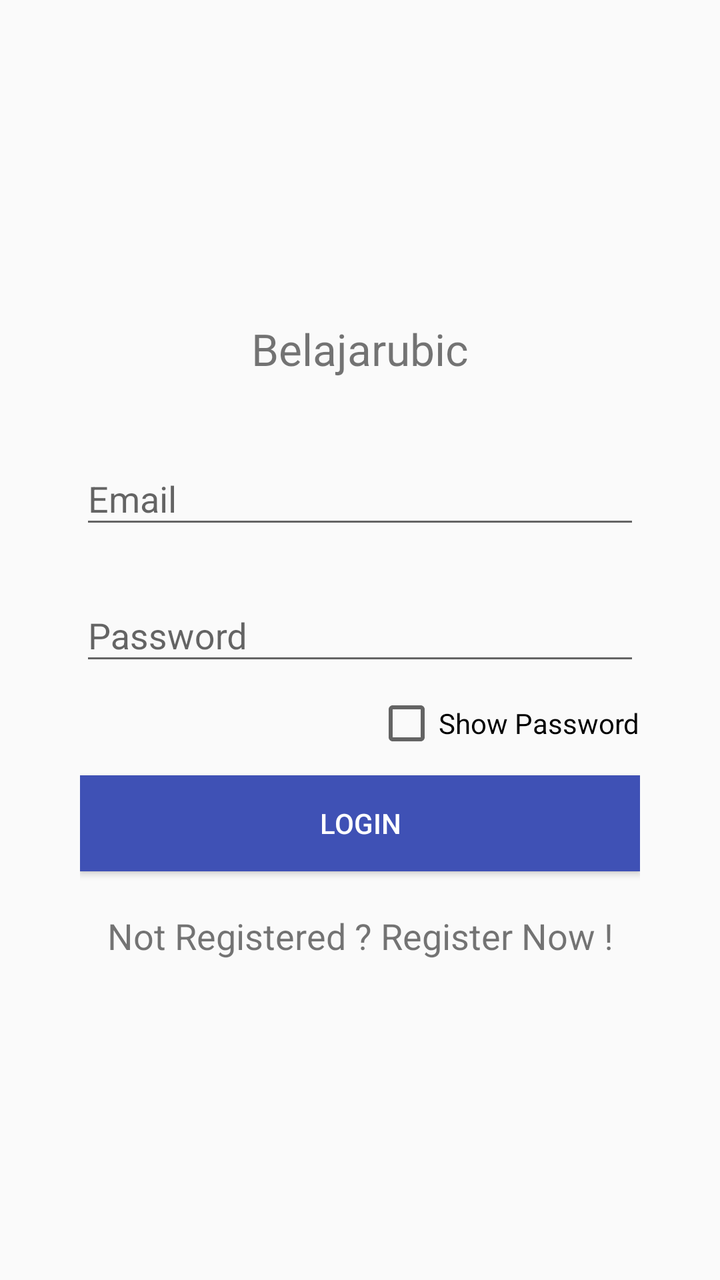
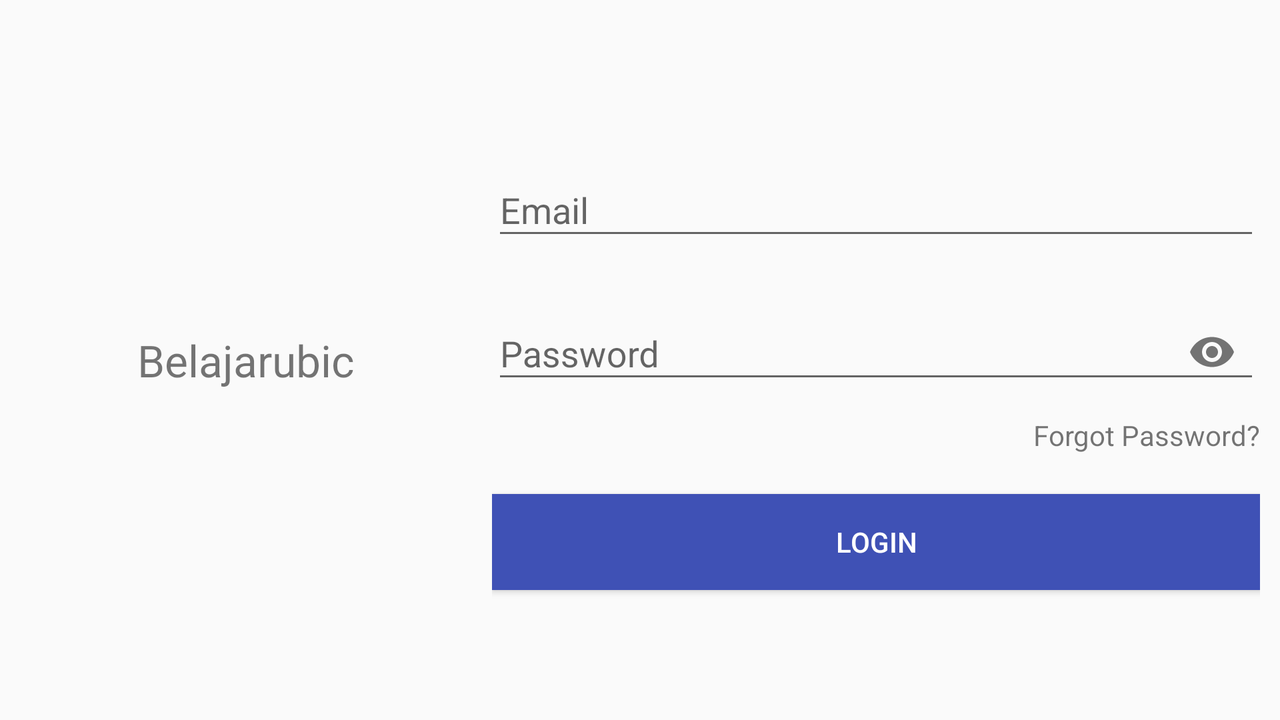

An Android layout and its configuration variant, each rendered on a device that would load it. The default file and the variant file are quoted in full after the pictures.
<!-- AndroidManifest.xml: application theme AppTheme -->
<!-- res/layout/activity_login.xml -->
<?xml version="1.0" encoding="utf-8"?>
<LinearLayout xmlns:android="http://schemas.android.com/apk/res/android"
    android:orientation="vertical"
    android:layout_marginLeft="40dp"
    android:layout_marginRight="40dp"
    android:gravity="center"
    android:layout_width="match_parent"
    android:layout_height="match_parent"
    android:scrollbars="vertical">

    <TextView
        android:text="Belajarubic"
        android:textSize="22sp"
        android:textAlignment="center"
        android:layout_marginBottom="20dp"
        android:layout_width="wrap_content"
        android:layout_height="wrap_content" />

    <android.support.design.widget.TextInputLayout
        android:layout_marginTop="8dp"
        android:layout_marginBottom="8dp"
        android:layout_width="match_parent"
        android:layout_height="wrap_content">

        <EditText
            android:hint="Email"
            android:id="@+id/emailLogin"
            android:drawableRight="@drawable/ic_email"
            android:inputType="textEmailAddress"
            android:layout_width="match_parent"
            android:layout_height="wrap_content" />

    </android.support.design.widget.TextInputLayout>

    <android.support.design.widget.TextInputLayout
        android:layout_marginTop="8dp"
        android:layout_marginBottom="8dp"
        android:layout_width="match_parent"
        android:layout_height="wrap_content">

        <EditText
            android:hint="Password"
            android:id="@+id/passwordLogin"
            android:drawableRight="@drawable/ic_key"
            android:inputType="textPassword"
            android:layout_width="match_parent"
            android:layout_height="wrap_content" />

    </android.support.design.widget.TextInputLayout>

    <CheckBox
        android:id="@+id/checkBox"
        android:layout_width="wrap_content"
        android:layout_height="wrap_content"
        android:layout_alignParentRight="true"
        android:layout_gravity="right"
        android:text="Show Password" />

    <android.support.v7.widget.AppCompatButton
        android:id="@+id/submitLogin"
        android:text="Login"
        android:background="@color/colorPrimary"
        android:textColor="@android:color/white"
        android:layout_width="match_parent"
        android:layout_marginTop="10dp"
        android:layout_height="wrap_content"/>

    <TextView
        android:layout_marginTop="20dp"
        android:textSize="18dp"
        android:textAlignment="center"
        android:id="@+id/clickRegist"
        android:clickable="true"
        android:layout_width="match_parent"
        android:layout_height="wrap_content"
        android:text="@string/btn_link_signup" />


</LinearLayout>
<!-- resources referenced by this layout -->
<resources>
  <color name="colorPrimary">#3f51b5</color>
  <string name="btn_link_signup">Not Registered ? Register Now !</string>
  <style name="AppTheme" parent="Theme.AppCompat.Light.NoActionBar">
          
          <item name="colorPrimary">@color/colorPrimary</item>
          <item name="colorPrimaryDark">@color/colorPrimaryDark</item>
          <item name="colorAccent">@color/colorAccent</item>
          
          <item name="drawerArrowStyle">@style/MyDrawerArrowToggle</item>
  
      </style>
  <color name="colorPrimaryDark">#303F9F</color>
  <color name="colorAccent">#af00ff</color>
  <style name="MyDrawerArrowToggle" parent="Widget.AppCompat.DrawerArrowToggle">
          <item name="color">#fff</item>
      </style>
</resources>
<!-- res/layout-land/activity_login.xml (the repository's variant of the layout above) -->
<!-- drawn on the phone turned sideways -->
<?xml version="1.0" encoding="utf-8"?>
<LinearLayout xmlns:android="http://schemas.android.com/apk/res/android"
    xmlns:app="http://schemas.android.com/apk/res-auto"
    xmlns:tools="http://schemas.android.com/tools"
    android:layout_width="match_parent"
    android:layout_height="match_parent"
    android:orientation="horizontal"
    tools:context="com.example.ilham.loginlogout.Activity.ProfileActivity">


    <TextView
        android:layout_width="320dp"
        android:layout_height="match_parent"
        android:layout_weight="1"
        android:gravity="center"
        android:text="Belajarubic"
        android:textAlignment="center"
        android:textSize="22sp" />

    <LinearLayout
        android:layout_width="384dp"
        android:layout_height="match_parent"
        android:layout_marginRight="10dp"
        android:gravity="center"
        android:orientation="vertical"
        android:scrollbars="vertical">

        <android.support.design.widget.TextInputLayout
            android:layout_width="match_parent"
            android:layout_height="wrap_content"
            android:layout_marginBottom="8dp"

            android:layout_marginTop="8dp">

            <android.support.design.widget.TextInputEditText
                android:id="@+id/emailLogin"
                android:layout_width="match_parent"
                android:layout_height="wrap_content"
                android:drawableRight="@drawable/ic_email"
                android:hint="Email"
                android:inputType="textEmailAddress"
                android:paddingRight="15dp"
                android:imeOptions="flagNoExtractUi"/>

        </android.support.design.widget.TextInputLayout>

        <android.support.design.widget.TextInputLayout
            android:layout_width="match_parent"
            android:layout_height="wrap_content"
            android:layout_marginBottom="8dp"
            android:layout_marginTop="8dp"
            app:passwordToggleDrawable="@drawable/ic_visibility_on"
            app:passwordToggleEnabled="true">

            <android.support.design.widget.TextInputEditText
                android:id="@+id/passwordLogin"
                android:layout_width="match_parent"
                android:layout_height="wrap_content"
                android:hint="Password"
                android:inputType="textPassword"
                android:imeOptions="flagNoExtractUi"/>

        </android.support.design.widget.TextInputLayout>

        <TextView
            android:id="@+id/checkBox"
            android:layout_width="wrap_content"
            android:layout_height="wrap_content"
            android:layout_alignParentRight="true"
            android:layout_gravity="right"
            android:text="Forgot Password?" />

        <android.support.v7.widget.AppCompatButton
            android:id="@+id/submitLogin"
            android:layout_width="match_parent"
            android:layout_height="wrap_content"
            android:layout_marginTop="20dp"
            android:background="@color/colorPrimary"
            android:text="Login"
            android:textColor="@android:color/white" />

    </LinearLayout>
</LinearLayout>
<!-- resources referenced by the variant -->
<!-- as the phone turned sideways resolves them -->
<resources>
  <color name="colorPrimary">#3f51b5</color>
  <style name="AppTheme" parent="Theme.AppCompat.Light.NoActionBar">
          
          <item name="colorPrimary">@color/colorPrimary</item>
          <item name="colorPrimaryDark">@color/colorPrimaryDark</item>
          <item name="colorAccent">@color/colorAccent</item>
          
          <item name="drawerArrowStyle">@style/MyDrawerArrowToggle</item>
  
      </style>
  <color name="colorPrimaryDark">#303F9F</color>
  <color name="colorAccent">#af00ff</color>
  <style name="MyDrawerArrowToggle" parent="Widget.AppCompat.DrawerArrowToggle">
          <item name="color">#fff</item>
      </style>
</resources>
